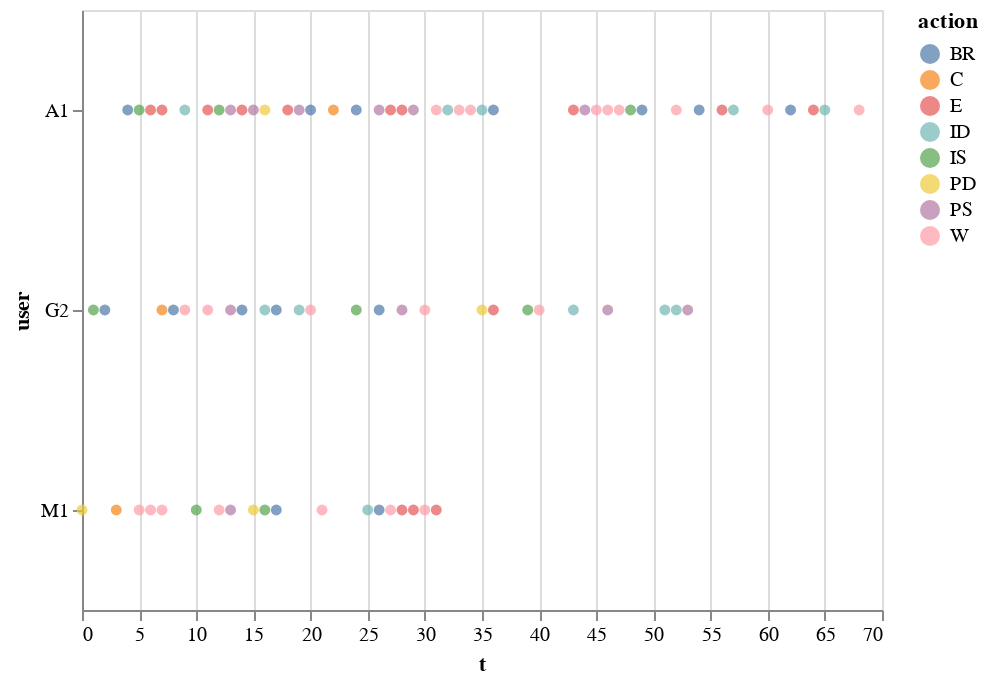

Here is the notebook cell this chart was saved with:
### Code cell
df_action = df[df.action.isin(featureOnly)]
alt.Chart(df_action).mark_circle().encode(        
    color='action',
    y="user",
    x='t'
)

### Figure 1 — Vega-Lite specification as saved in the notebook (floating-point values rounded to 4 significant figures)
{"$schema": "https://vega.github.io/schema/vega-lite/v2.6.0.json", "config": {"view": {"height": 300, "width": 400}}, "data": {"name": "data-f6a96643332285aba4e7edd883edf78d"}, "datasets": {"data-f6a96643332285aba4e7edd883edf78d": [{"action": "PD", "t": 0, "user": "M1"}, {"action": "IS", "t": 1, "user": "G2"}, {"action": "BR", "t": 2, "user": "G2"}, {"action": "C", "t": 3, "user": "M1"}, {"action": "BR", "t": 4, "user": "A1"}, {"action": "IS", "t": 5, "user": "A1"}, {"action": "W", "t": 5, "user": "M1"}, {"action": "E", "t": 6, "user": "A1"}, {"action": "W", "t": 6, "user": "M1"}, {"action": "E", "t": 7, "user": "A1"}, {"action": "C", "t": 7, "user": "G2"}, {"action": "W", "t": 7, "user": "M1"}, {"action": "BR", "t": 8, "user": "G2"}, {"action": "ID", "t": 9, "user": "A1"}, {"action": "W", "t": 9, "user": "G2"}, {"action": "IS", "t": 10, "user": "M1"}, {"action": "E", "t": 11, "user": "A1"}, {"action": "W", "t": 11, "user": "G2"}, {"action": "IS", "t": 12, "user": "A1"}, {"action": "W", "t": 12, "user": "M1"}, {"action": "PS", "t": 13, "user": "A1"}, {"action": "PS", "t": 13, "user": "G2"}, {"action": "PS", "t": 13, "user": "M1"}, {"action": "E", "t": 14, "user": "A1"}, {"action": "BR", "t": 14, "user": "G2"}, {"action": "PS", "t": 15, "user": "A1"}, {"action": "PD", "t": 15, "user": "M1"}, {"action": "PD", "t": 16, "user": "A1"}, {"action": "ID", "t": 16, "user": "G2"}, {"action": "IS", "t": 16, "user": "M1"}, {"action": "BR", "t": 17, "user": "G2"}, {"action": "BR", "t": 17, "user": "M1"}, {"action": "E", "t": 18, "user": "A1"}, {"action": "PS", "t": 19, "user": "A1"}, {"action": "ID", "t": 19, "user": "G2"}, {"action": "BR", "t": 20, "user": "A1"}, {"action": "W", "t": 20, "user": "G2"}, {"action": "W", "t": 21, "user": "M1"}, {"action": "C", "t": 22, "user": "A1"}, {"action": "BR", "t": 24, "user": "A1"}, {"action": "IS", "t": 24, "user": "G2"}, {"action": "ID", "t": 25, "user": "M1"}, {"action": "PS", "t": 26, "user": "A1"}, {"action": "BR", "t": 26, "user": "G2"}, {"action": "BR", "t": 26, "user": "M1"}, {"action": "E", "t": 27, "user": "A1"}, {"action": "W", "t": 27, "user": "M1"}, {"action": "E", "t": 28, "user": "A1"}, {"action": "PS", "t": 28, "user": "G2"}, {"action": "E", "t": 28, "user": "M1"}, {"action": "PS", "t": 29, "user": "A1"}, {"action": "E", "t": 29, "user": "M1"}, {"action": "W", "t": 30, "user": "G2"}, {"action": "W", "t": 30, "user": "M1"}, {"action": "W", "t": 31, "user": "A1"}, {"action": "E", "t": 31, "user": "M1"}, {"action": "ID", "t": 32, "user": "A1"}, {"action": "W", "t": 33, "user": "A1"}, {"action": "W", "t": 34, "user": "A1"}, {"action": "ID", "t": 35, "user": "A1"}, {"action": "PD", "t": 35, "user": "G2"}, {"action": "BR", "t": 36, "user": "A1"}, {"action": "E", "t": 36, "user": "G2"}, {"action": "IS", "t": 39, "user": "G2"}, {"action": "W", "t": 40, "user": "G2"}, {"action": "E", "t": 43, "user": "A1"}, {"action": "ID", "t": 43, "user": "G2"}, {"action": "PS", "t": 44, "user": "A1"}, {"action": "W", "t": 45, "user": "A1"}, {"action": "W", "t": 46, "user": "A1"}, {"action": "PS", "t": 46, "user": "G2"}, {"action": "W", "t": 47, "user": "A1"}, {"action": "IS", "t": 48, "user": "A1"}, {"action": "BR", "t": 49, "user": "A1"}, {"action": "ID", "t": 51, "user": "G2"}, {"action": "W", "t": 52, "user": "A1"}, {"action": "ID", "t": 52, "user": "G2"}, {"action": "PS", "t": 53, "user": "G2"}, {"action": "BR", "t": 54, "user": "A1"}, {"action": "E", "t": 56, "user": "A1"}, {"action": "ID", "t": 57, "user": "A1"}, {"action": "W", "t": 60, "user": "A1"}, {"action": "BR", "t": 62, "user": "A1"}, {"action": "E", "t": 64, "user": "A1"}, {"action": "ID", "t": 65, "user": "A1"}, {"action": "W", "t": 68, "user": "A1"}]}, "encoding": {"color": {"field": "action", "type": "nominal"}, "x": {"field": "t", "type": "quantitative"}, "y": {"field": "user", "type": "nominal"}}, "mark": "circle"}
